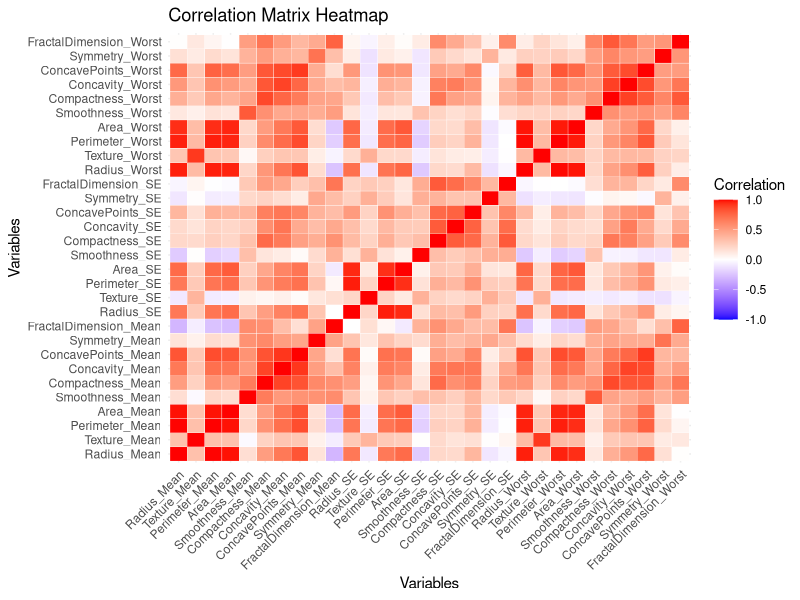
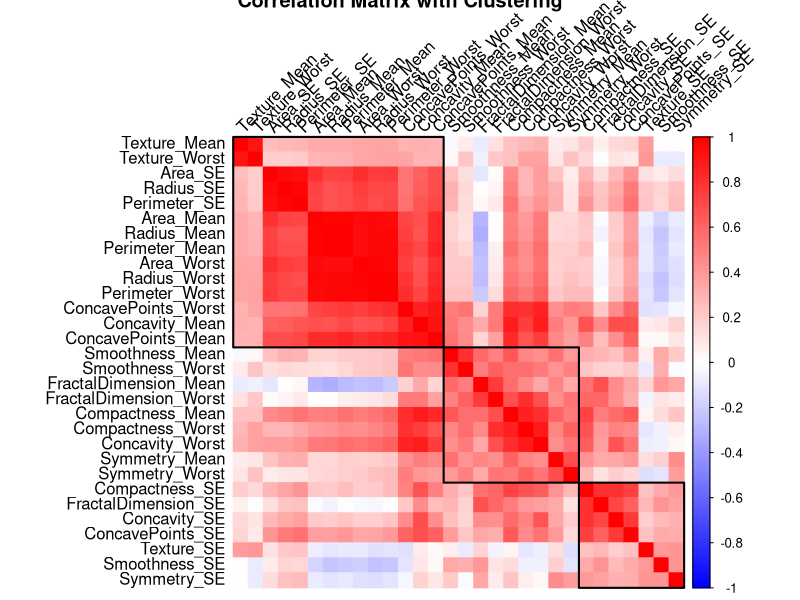
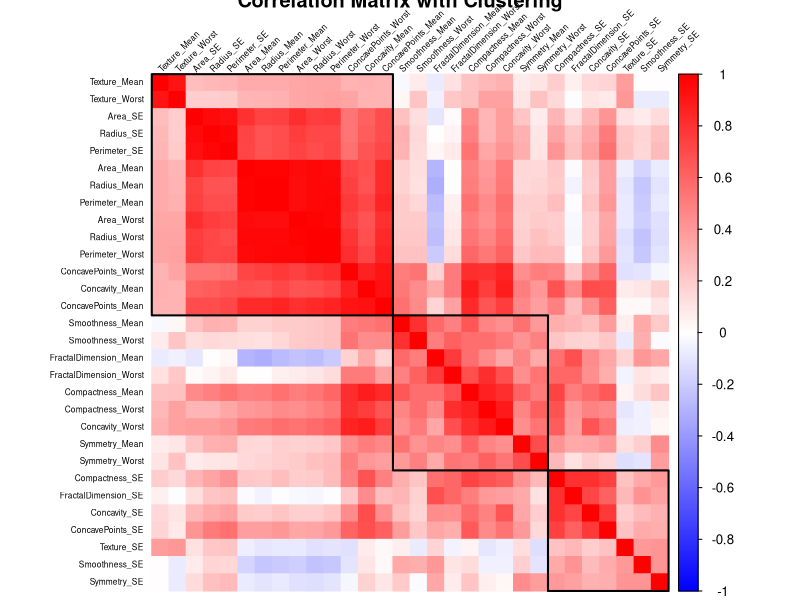

Source code (R) for these figures, in order: (Note: this script raises an error after producing the figures.)
# Load necessary libraries
library(ggplot2)
library(reshape2)

# Load the dataset
data <- read.csv("BreastCancerData.csv")

# Select only numeric columns (exclude any non-numeric columns like IDs or labels)
numeric_data <- data[sapply(data, is.numeric)]


numeric_data$ID=NULL
# Compute the correlation matrix
cor_matrix <- cor(numeric_data, use = "complete.obs")

# Melt the correlation matrix for ggplot
melted_cor_matrix <- melt(cor_matrix)

# Create the heatmap using ggplot2
heatmap <- ggplot(data = melted_cor_matrix, aes(x = Var1, y = Var2, fill = value)) +
  geom_tile(color = "white") +
  scale_fill_gradient2(low = "blue", high = "red", mid = "white", midpoint = 0, limit = c(-1, 1), 
                       name = "Correlation") +
  theme_minimal() + 
  theme(axis.text.x = element_text(angle = 45, vjust = 1, hjust = 1)) +
  labs(title = "Correlation Matrix Heatmap", x = "Variables", y = "Variables")

# Display the heatmap
print(heatmap)

install.packages("corrplot")

# Load the library
library(corrplot)


# Plot the correlation matrix with hierarchical clustering
corrplot(cor_matrix, method = "color", order = "hclust",
         addrect = 3, # Draw rectangles around 3 clusters
         tl.col = "black", tl.srt = 45, # Adjust text color and rotation
         col = colorRampPalette(c("blue", "white", "red"))(200),
         title = "Correlation Matrix with Clustering")

corrplot(cor_matrix, method = "color", order = "hclust",
         addrect = 3, # Draw rectangles around clusters
         tl.col = "black", # Text color
         tl.srt = 45, # Rotate text for better readability
         tl.cex = 0.5, # Adjust text size (smaller value for smaller text)
         col = colorRampPalette(c("blue", "white", "red"))(200),
         title = "Correlation Matrix with Clustering")

corrplot(correlation_matrix, 
         method = "color",          # Use a color gradient
         col = colorRampPalette(c("blue", "white", "red"))(200), 
         tl.col = "black",          # Text label color
         tl.srt = 45,               # Text label rotation
         order = "hclust",          # Apply hierarchical clustering
         hclust.method = "complete", # Clustering method (can be "ward.D", "average", etc.)
         addrect = 3,               # Draw rectangles around clusters (optional)
         title = "Correlation Matrix with Clustering",
         mar = c(0, 0, 1, 0))       # Adjust margins for the plot
